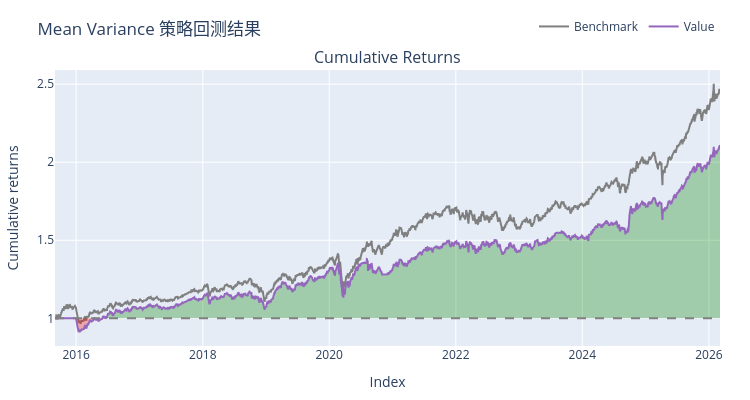

The code cell stored with this chart in its notebook:
### Markdown cell above
## 3. 均值方差策略回测

### Code cell
# 创建均值方差策略（最大化夏普比率）
mv_strategy = MeanVarianceStrategy(
    lookback=60,
    rebalance_freq='ME'
)

# 运行回测
mv_result = engine.run(mv_strategy, price_df)

# 可视化
mv_viz = BacktestVisualizer(mv_result)
mv_viz.print_metrics()
mv_viz.plot_summary()

### Figure 1 — Plotly figure (JSON) as saved in the notebook; plotly's stock layout.template omitted (floating-point values rounded to 4 significant figures; data arrays with more than 128 entries replaced by an {"elided": "..."} marker saying what was removed)
{"data": [{"legendgroup": "0", "line": {"color": "#7f7f7f"}, "name": "Benchmark", "showlegend": true, "type": "scatter", "uid": "47ea3044-698f-4bdd-a71b-bda02042b1b8", "x": {"elided": "2550 str values"}, "xaxis": "x", "y": {"elided": "2550 float values"}, "yaxis": "y"}, {"hoverinfo": "skip", "legendgroup": "1", "line": {"color": "rgba(0, 0, 0, 0)", "width": 0}, "opacity": 0, "showlegend": false, "type": "scatter", "uid": "50582a87-475e-4856-a976-beb907941006", "x": {"elided": "2550 str values"}, "xaxis": "x", "y": {"elided": "2550 int values"}, "yaxis": "y"}, {"connectgaps": false, "fill": "tonexty", "fillcolor": "rgba(0, 128, 0, 0.3)", "hoverinfo": "skip", "legendgroup": "1", "line": {"color": "rgba(0, 0, 0, 0)", "width": 0}, "opacity": 0, "showlegend": false, "type": "scatter", "uid": "034c82f9-ef67-479c-881f-97f7906253c6", "x": {"elided": "2550 str values"}, "xaxis": "x", "y": {"elided": "2550 float values"}, "yaxis": "y"}, {"hoverinfo": "skip", "legendgroup": "1", "line": {"color": "rgba(0, 0, 0, 0)", "width": 0}, "opacity": 0, "showlegend": false, "type": "scatter", "uid": "03a516a3-4f35-46bc-b6ae-153b512d8cd1", "x": {"elided": "2550 str values"}, "xaxis": "x", "y": {"elided": "2550 int values"}, "yaxis": "y"}, {"connectgaps": false, "fill": "tonexty", "fillcolor": "rgba(255, 0, 0, 0.3)", "hoverinfo": "skip", "legendgroup": "1", "line": {"color": "rgba(0, 0, 0, 0)", "width": 0}, "opacity": 0, "showlegend": false, "type": "scatter", "uid": "64bc6d59-0700-4994-92df-959de6826fe8", "x": {"elided": "2550 str values"}, "xaxis": "x", "y": {"elided": "2550 float values"}, "yaxis": "y"}, {"legendgroup": "2", "line": {"color": "#9467bd"}, "name": "Value", "showlegend": true, "type": "scatter", "uid": "d1c6427b-2d67-42b6-a36b-a52997300b9c", "x": {"elided": "2550 str values"}, "xaxis": "x", "y": {"elided": "2550 float values"}, "yaxis": "y"}, {"hoverinfo": "skip", "legendgroup": "1", "line": {"color": "rgba(0, 0, 0, 0)", "width": 0}, "opacity": 0, "showlegend": false, "type": "scatter", "uid": "4602c529-0806-4996-9402-44851983786f", "x": {"elided": "2550 str values"}, "xaxis": "x", "y": {"elided": "2550 int values"}, "yaxis": "y"}], "layout": {"annotations": [{"font": {"size": 16}, "showarrow": false, "text": "Cumulative Returns", "x": 0.5, "xanchor": "center", "xref": "paper", "y": 1, "yanchor": "bottom", "yref": "paper"}], "height": 400, "legend": {"orientation": "h", "traceorder": "normal", "x": 1, "xanchor": "right", "y": 1.105, "yanchor": "bottom"}, "margin": {"b": 30, "l": 30, "r": 30, "t": 30}, "shapes": [{"line": {"color": "gray", "dash": "dash"}, "type": "line", "x0": 0, "x1": 1, "xref": "paper", "y0": 1, "y1": 1, "yref": "y"}], "showlegend": true, "title": {"text": "Mean Variance 策略回测结果"}, "width": 750, "xaxis": {"anchor": "y", "domain": [0, 1], "title": {"text": "Index"}}, "yaxis": {"anchor": "x", "domain": [0, 1], "title": {"text": "Cumulative returns"}}}}
